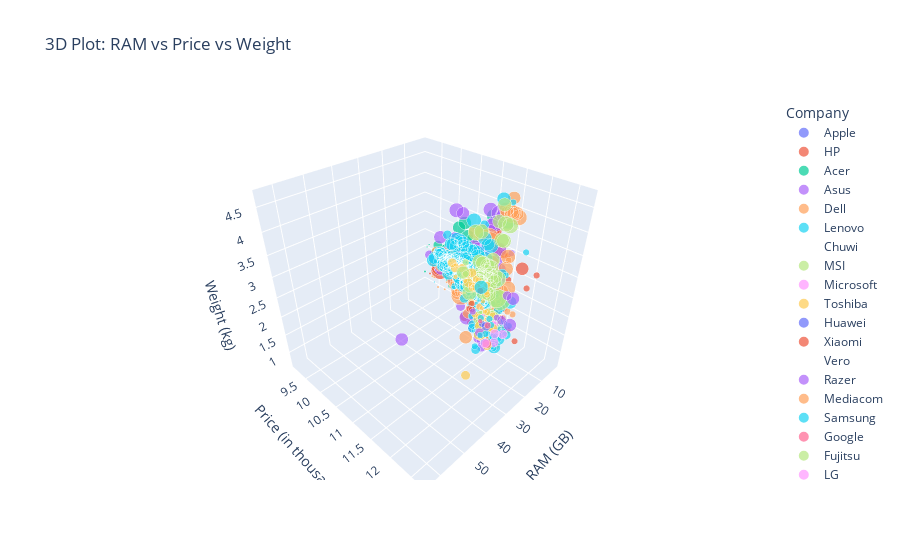

Write notebook code for a chart like this one.
### Code cell
fig = px.scatter_3d(df, x='Ram', y='Price', z='Weight', color='Company', size='Storage',
                    title="3D Plot: RAM vs Price vs Weight",
                    labels={'Ram':'RAM (GB)', 'Price':'Price (in thousands)', 'Weight':'Weight (kg)'})
fig.show()

### Figure 1 — Plotly figure (JSON) as saved in the notebook; plotly's stock layout.template omitted (floating-point values rounded to 4 significant figures; data arrays with more than 128 entries replaced by an {"elided": "..."} marker saying what was removed)
{"data": [{"hovertemplate": "Company=Apple<br>RAM (GB)=%{x}<br>Price (in thousands)=%{y}<br>Weight (kg)=%{z}<br>Storage=%{marker.size}<extra></extra>", "legendgroup": "Apple", "marker": {"color": "#636efa", "size": [128, 0, 512, 256, 0, 0, 256, 256, 256, 512, 0, 0, 256, 512, 512, 512, 0, 0, 0, 0, 0], "sizemode": "area", "sizeref": 6.28, "symbol": "circle"}, "mode": "markers", "name": "Apple", "scene": "scene", "showlegend": true, "type": "scatter3d", "x": [8, 8, 16, 8, 16, 8, 16, 8, 8, 16, 8, 8, 8, 8, 8, 8, 8, 8, 8, 8, 4], "y": [11.18, 10.78, 11.81, 11.47, 11.64, 11.03, 11.78, 11.12, 11.3, 11.93, 10.98, 10.88, 11.23, 11.3, 11.6, 11.56, 11.04, 11.15, 11.03, 11.13, 10.84], "z": [1.37, 1.34, 1.83, 1.37, 2.04, 1.34, 1.83, 0.92, 1.37, 1.83, 1.35, 1.35, 1.37, 0.92, 1.37, 1.37, 0.92, 0.92, 0.92, 0.92, 1.08]}, {"hovertemplate": "Company=HP<br>RAM (GB)=%{x}<br>Price (in thousands)=%{y}<br>Weight (kg)=%{z}<br>Storage=%{marker.size}<extra></extra>", "legendgroup": "HP", "marker": {"color": "#EF553B", "size": {"elided": "268 int values"}, "sizemode": "area", "sizeref": 6.28, "symbol": "circle"}, "mode": "markers", "name": "HP", "scene": "scene", "showlegend": true, "type": "scatter3d", "x": {"elided": "268 int values"}, "y": {"elided": "268 float values"}, "z": {"elided": "268 float values"}}, {"hovertemplate": "Company=Acer<br>RAM (GB)=%{x}<br>Price (in thousands)=%{y}<br>Weight (kg)=%{z}<br>Storage=%{marker.size}<extra></extra>", "legendgroup": "Acer", "marker": {"color": "#00cc96", "size": [500, 256, 1000, 256, 256, 1000, 1000, 1000, 1000, 1000, 256, 1000, 256, 256, 256, 1000, 1000, 256, 1000, 1000, 256, 128, 256, 1000, 1000, 256, 256, 1000, 256, 256, 1000, 256, 1000, 16, 256, 256, 0, 256, 1000, 128, 1000, 1000, 256, 256, 500, 1000, 128, 500, 1000, 1000, 500, 1000, 0, 0, 0, 0, 500, 256, 1000, 128, 256, 0, 0, 256, 1128, 500, 500, 0, 256, 128, 1000, 128, 1256, 0, 128, 256, 0, 0, 1000, 500, 0, 0, 1128, 500, 1128, 1000, 1000, 500, 1256, 16, 1000, 500, 256, 1256, 1000, 1000, 32, 1000, 256, 500, 500], "sizemode": "area", "sizeref": 6.28, "symbol": "circle"}, "mode": "markers", "name": "Acer", "scene": "scene", "showlegend": true, "type": "scatter3d", "x": [4, 8, 4, 4, 8, 4, 8, 4, 4, 8, 8, 6, 4, 8, 4, 4, 4, 4, 4, 4, 8, 4, 8, 8, 8, 8, 8, 4, 8, 4, 8, 8, 12, 2, 8, 8, 4, 8, 6, 4, 8, 12, 8, 8, 4, 4, 4, 4, 8, 4, 4, 8, 4, 4, 4, 4, 4, 8, 8, 4, 16, 4, 4, 8, 16, 4, 4, 2, 4, 4, 4, 4, 16, 4, 8, 8, 4, 4, 4, 4, 4, 4, 12, 4, 8, 6, 8, 4, 8, 4, 4, 4, 4, 16, 4, 8, 2, 4, 8, 4, 4], "y": [9.967, 10.62, 9.881, 10.5, 10.71, 9.926, 9.939, 10.25, 9.954, 10.51, 10.72, 10.15, 10.09, 10.76, 10.32, 10.46, 10.08, 10.67, 9.828, 9.871, 10.73, 10.08, 10.87, 10.58, 10.63, 10.7, 10.51, 9.942, 10.72, 10.53, 10.59, 10.83, 10.47, 9.269, 10.86, 10.13, 10.16, 10.47, 10.28, 10.03, 10.72, 10.52, 10.75, 10.65, 10.07, 10.27, 10.05, 10.13, 10.34, 10.39, 10.44, 10.66, 9.831, 9.772, 9.831, 9.913, 10.08, 10.8, 10.54, 9.997, 11.14, 9.902, 9.57, 10.88, 11.54, 10.3, 9.994, 9.775, 10.37, 10.46, 9.673, 10.43, 11.72, 9.848, 10.4, 10.78, 9.669, 9.859, 10.19, 10.4, 9.831, 9.939, 10.89, 9.916, 11.11, 9.989, 10.08, 9.934, 10.66, 9.318, 10.4, 9.784, 10.51, 11.84, 9.581, 10.42, 9.135, 10.37, 11.02, 9.867, 9.642], "z": [2.1, 1.6, 2.1, 2.2, 2.2, 2.4, 2.1, 2.2, 2.1, 2.2, 1.5, 2.1, 2.1, 1.6, 2.2, 3, 2.1, 3, 2.1, 2.1, 3, 2.1, 1.12, 2.23, 2.4, 2.2, 1.6, 2.1, 2.5, 3, 2.2, 3, 2.15, 2.19, 2.5, 2.23, 1.4, 2.2, 2.23, 2.1, 2.4, 2.2, 2.5, 1.6, 2.4, 2.23, 1.4, 2.2, 2.2, 2.2, 2.2, 2.4, 1.25, 1.6, 1.6, 1.25, 2.4, 1.8, 2.4, 2.1, 2.5, 1.45, 1.4, 1.6, 4.2, 2.4, 2.4, 1.68, 2.1, 1.6, 2.1, 1.8, 4.2, 1.35, 1.5, 1.56, 1.25, 2.2, 2.4, 2.23, 1.68, 1.25, 2.4, 2.4, 2.7, 2.1, 2.4, 2.4, 2.4, 2.2, 2.23, 2.1, 2.23, 4.2, 2.1, 3.3, 1.3, 3.3, 1.2, 2.4, 2.4]}, {"hovertemplate": "Company=Asus<br>RAM (GB)=%{x}<br>Price (in thousands)=%{y}<br>Weight (kg)=%{z}<br>Storage=%{marker.size}<extra></extra>", "legendgroup": "Asus", "marker": {"color": "#ab63fa", "size": {"elided": "151 int values"}, "sizemode": "area", "sizeref": 6.28, "symbol": "circle"}, "mode": "markers", "name": "Asus", "scene": "scene", "showlegend": true, "type": "scatter3d", "x": {"elided": "151 int values"}, "y": {"elided": "151 float values"}, "z": {"elided": "151 float values"}}, {"hovertemplate": "Company=Dell<br>RAM (GB)=%{x}<br>Price (in thousands)=%{y}<br>Weight (kg)=%{z}<br>Storage=%{marker.size}<extra></extra>", "legendgroup": "Dell", "marker": {"color": "#FFA15A", "size": {"elided": "291 int values"}, "sizemode": "area", "sizeref": 6.28, "symbol": "circle"}, "mode": "markers", "name": "Dell", "scene": "scene", "showlegend": true, "type": "scatter3d", "x": {"elided": "291 int values"}, "y": {"elided": "291 float values"}, "z": {"elided": "291 float values"}}, {"hovertemplate": "Company=Lenovo<br>RAM (GB)=%{x}<br>Price (in thousands)=%{y}<br>Weight (kg)=%{z}<br>Storage=%{marker.size}<extra></extra>", "legendgroup": "Lenovo", "marker": {"color": "#19d3f3", "size": {"elided": "289 int values"}, "sizemode": "area", "sizeref": 6.28, "symbol": "circle"}, "mode": "markers", "name": "Lenovo", "scene": "scene", "showlegend": true, "type": "scatter3d", "x": {"elided": "289 int values"}, "y": {"elided": "289 float values"}, "z": {"elided": "289 float values"}}, {"hovertemplate": "Company=Chuwi<br>RAM (GB)=%{x}<br>Price (in thousands)=%{y}<br>Weight (kg)=%{z}<br>Storage=%{marker.size}<extra></extra>", "legendgroup": "Chuwi", "marker": {"color": "#FF6692", "size": [0, 0, 0], "sizemode": "area", "sizeref": 6.28, "symbol": "circle"}, "mode": "markers", "name": "Chuwi", "scene": "scene", "showlegend": true, "type": "scatter3d", "x": [4, 6, 4], "y": [9.477, 10.08, 9.493], "z": [1.89, 1.4, 1.89]}, {"hovertemplate": "Company=MSI<br>RAM (GB)=%{x}<br>Price (in thousands)=%{y}<br>Weight (kg)=%{z}<br>Storage=%{marker.size}<extra></extra>", "legendgroup": "MSI", "marker": {"color": "#B6E880", "size": [2256, 1128, 1256, 2256, 1256, 1256, 1256, 1512, 1512, 1256, 1256, 1128, 256, 1256, 256, 1512, 1128, 1128, 2256, 1256, 1128, 1128, 1256, 256, 1128, 1256, 1256, 1128, 1512, 256, 2512, 1256, 1128, 1128, 1128, 1256, 1256, 1256, 1256, 256, 1128, 1256, 1128, 1256, 1256, 1000, 1128, 1256, 1256, 1128, 1128, 1256, 1128, 1128], "sizemode": "area", "sizeref": 6.28, "symbol": "circle"}, "mode": "markers", "name": "MSI", "scene": "scene", "showlegend": true, "type": "scatter3d", "x": [16, 8, 16, 16, 16, 16, 16, 32, 16, 16, 8, 8, 8, 16, 8, 16, 16, 16, 16, 16, 8, 8, 16, 8, 8, 16, 16, 8, 16, 8, 16, 16, 8, 8, 8, 16, 16, 16, 16, 8, 8, 16, 8, 16, 16, 8, 16, 16, 16, 8, 8, 16, 8, 8], "y": [11.78, 10.97, 11.14, 11.69, 11.59, 11.52, 11.47, 11.91, 11.8, 11.62, 11.06, 11.23, 11.18, 11.69, 10.91, 11.89, 11.74, 11.67, 11.72, 11.7, 11.06, 11.28, 11.14, 10.88, 11.18, 11.62, 11.52, 10.97, 11.77, 11.06, 11.86, 11.35, 11.0, 11.06, 11.06, 11.32, 11.48, 11.54, 11.8, 11.35, 11.3, 11.76, 11.02, 11.28, 11.45, 10.71, 11.65, 11.6, 11.55, 11.27, 11.02, 11.35, 11.04, 11.09], "z": [2.43, 2.7, 2.2, 1.8, 2.9, 2.8, 2.4, 4.4, 4.14, 2.8, 2.7, 2.7, 2.7, 2.8, 2.2, 4.14, 4.5, 4.14, 1.8, 2.94, 2.2, 2.7, 2.4, 2.2, 2.7, 1.8, 1.6, 2.2, 2.9, 2.4, 2.43, 2.7, 2.2, 2.2, 2.7, 3.78, 2.94, 1.8, 3.78, 2.6, 2.9, 3.78, 2.4, 2.7, 1.7, 2.2, 1.91, 2.43, 2.43, 2.2, 2.2, 2.7, 2.3, 2.4]}, {"hovertemplate": "Company=Microsoft<br>RAM (GB)=%{x}<br>Price (in thousands)=%{y}<br>Weight (kg)=%{z}<br>Storage=%{marker.size}<extra></extra>", "legendgroup": "Microsoft", "marker": {"color": "#FF97FF", "size": [128, 256, 512, 128, 256, 256], "sizemode": "area", "sizeref": 6.28, "symbol": "circle"}, "mode": "markers", "name": "Microsoft", "scene": "scene", "showlegend": true, "type": "scatter3d", "x": [4, 8, 16, 4, 8, 8], "y": [10.97, 11.18, 11.83, 10.87, 11.47, 11.51], "z": [1.252, 1.252, 1.25, 1.252, 1.25, 1.252]}, {"hovertemplate": "Company=Toshiba<br>RAM (GB)=%{x}<br>Price (in thousands)=%{y}<br>Weight (kg)=%{z}<br>Storage=%{marker.size}<extra></extra>", "legendgroup": "Toshiba", "marker": {"color": "#FECB52", "size": [500, 500, 500, 128, 256, 500, 256, 256, 512, 512, 256, 512, 500, 512, 256, 256, 500, 128, 256, 256, 512, 256, 128, 512, 500, 128, 128, 500, 128, 256, 256, 256, 256, 128, 256, 256, 256, 512, 256, 128, 500, 128, 256, 256, 256, 256, 256, 512], "sizemode": "area", "sizeref": 6.28, "symbol": "circle"}, "mode": "markers", "name": "Toshiba", "scene": "scene", "showlegend": true, "type": "scatter3d", "x": [4, 4, 4, 8, 8, 8, 8, 8, 16, 16, 8, 32, 8, 16, 8, 8, 8, 4, 8, 8, 16, 8, 4, 16, 4, 4, 4, 4, 4, 8, 8, 8, 16, 4, 8, 8, 8, 8, 8, 4, 4, 4, 8, 8, 8, 8, 16, 16], "y": [10.38, 10.08, 10.17, 10.65, 11.19, 10.68, 10.93, 10.82, 11.22, 11.44, 11.4, 11.91, 10.73, 11.51, 11.22, 11.08, 10.95, 10.19, 11.11, 10.86, 11.51, 11.31, 10.9, 11.45, 10.63, 10.97, 10.19, 10.48, 11.13, 10.97, 11.21, 11.27, 11.56, 10.98, 11.0, 11.26, 11.31, 11.47, 11.05, 11.06, 10.79, 11.06, 11.07, 11.28, 11.35, 11.43, 11.24, 11.68], "z": [2.1, 2.1, 2, 2, 1.2, 2.2, 2.2, 2, 2.4, 1.2, 1.05, 1.05, 2, 1.24, 2.2, 1.2, 2, 2.1, 2, 1.5, 1.36, 1.25, 1.75, 1.47, 2.1, 1.25, 1.75, 2, 1.05, 1.2, 2, 1.05, 2.4, 1.47, 2.2, 1.2, 1.2, 1.1, 1.95, 1.2, 1.75, 1.2, 1.5, 1.47, 1.2, 1.47, 2.4, 1.05]}, {"hovertemplate": "Company=Huawei<br>RAM (GB)=%{x}<br>Price (in thousands)=%{y}<br>Weight (kg)=%{z}<br>Storage=%{marker.size}<extra></extra>", "legendgroup": "Huawei", "marker": {"color": "#636efa", "size": [256, 512], "sizemode": "area", "sizeref": 6.28, "symbol": "circle"}, "mode": "markers", "name": "Huawei", "scene": "scene", "showlegend": true, "type": "scatter3d", "x": [8, 8], "y": [11.18, 11.29], "z": [1.05, 1.05]}, {"hovertemplate": "Company=Xiaomi<br>RAM (GB)=%{x}<br>Price (in thousands)=%{y}<br>Weight (kg)=%{z}<br>Storage=%{marker.size}<extra></extra>", "legendgroup": "Xiaomi", "marker": {"color": "#EF553B", "size": [256, 256, 256, 256], "sizemode": "area", "sizeref": 6.28, "symbol": "circle"}, "mode": "markers", "name": "Xiaomi", "scene": "scene", "showlegend": true, "type": "scatter3d", "x": [8, 8, 16, 8], "y": [11.06, 10.88, 11.22, 10.82], "z": [1.95, 1.3, 1.95, 1.28]}, {"hovertemplate": "Company=Vero<br>RAM (GB)=%{x}<br>Price (in thousands)=%{y}<br>Weight (kg)=%{z}<br>Storage=%{marker.size}<extra></extra>", "legendgroup": "Vero", "marker": {"color": "#00cc96", "size": [0, 0, 0, 0], "sizemode": "area", "sizeref": 6.28, "symbol": "circle"}, "mode": "markers", "name": "Vero", "scene": "scene", "showlegend": true, "type": "scatter3d", "x": [4, 4, 2, 4], "y": [9.536, 9.288, 9.326, 9.254], "z": [1.3, 1.22, 1.45, 1.35]}, {"hovertemplate": "Company=Razer<br>RAM (GB)=%{x}<br>Price (in thousands)=%{y}<br>Weight (kg)=%{z}<br>Storage=%{marker.size}<extra></extra>", "legendgroup": "Razer", "marker": {"color": "#ab63fa", "size": [1000, 256, 512, 512, 512, 256, 1000], "sizemode": "area", "sizeref": 6.28, "symbol": "circle"}, "mode": "markers", "name": "Razer", "scene": "scene", "showlegend": true, "type": "scatter3d", "x": [32, 16, 16, 16, 32, 8, 16], "y": [12.69, 11.84, 11.95, 11.47, 12.59, 10.91, 12.14], "z": [3.49, 1.95, 1.95, 1.29, 3.49, 1.25, 1.95]}, {"hovertemplate": "Company=Mediacom<br>RAM (GB)=%{x}<br>Price (in thousands)=%{y}<br>Weight (kg)=%{z}<br>Storage=%{marker.size}<extra></extra>", "legendgroup": "Mediacom", "marker": {"color": "#FFA15A", "size": [32, 32, 0, 32, 32, 0, 32], "sizemode": "area", "sizeref": 6.28, "symbol": "circle"}, "mode": "markers", "name": "Mediacom", "scene": "scene", "showlegend": true, "type": "scatter3d", "x": [4, 4, 4, 4, 4, 2, 4], "y": [9.676, 9.886, 9.517, 9.493, 9.939, 9.452, 9.555], "z": [1.16, 1.2, 1.35, 1.4, 1.45, 1.4, 1.4]}, {"hovertemplate": "Company=Samsung<br>RAM (GB)=%{x}<br>Price (in thousands)=%{y}<br>Weight (kg)=%{z}<br>Storage=%{marker.size}<extra></extra>", "legendgroup": "Samsung", "marker": {"color": "#19d3f3", "size": [0, 1128, 256, 256, 256, 256, 256, 256], "sizemode": "area", "sizeref": 6.28, "symbol": "circle"}, "mode": "markers", "name": "Samsung", "scene": "scene", "showlegend": true, "type": "scatter3d", "x": [4, 16, 16, 8, 16, 8, 16, 8], "y": [9.57, 11.41, 11.38, 11.35, 11.47, 11.29, 11.5, 11.41], "z": [1.15, 2.5, 0.81, 1.31, 1.71, 0.81, 1.23, 1.17]}, {"hovertemplate": "Company=Google<br>RAM (GB)=%{x}<br>Price (in thousands)=%{y}<br>Weight (kg)=%{z}<br>Storage=%{marker.size}<extra></extra>", "legendgroup": "Google", "marker": {"color": "#FF6692", "size": [512, 128, 256], "sizemode": "area", "sizeref": 6.28, "symbol": "circle"}, "mode": "markers", "name": "Google", "scene": "scene", "showlegend": true, "type": "scatter3d", "x": [16, 8, 8], "y": [11.67, 11.13, 11.33], "z": [1.1, 1.1, 1.1]}, {"hovertemplate": "Company=Fujitsu<br>RAM (GB)=%{x}<br>Price (in thousands)=%{y}<br>Weight (kg)=%{z}<br>Storage=%{marker.size}<extra></extra>", "legendgroup": "Fujitsu", "marker": {"color": "#B6E880", "size": [1000, 256, 256], "sizemode": "area", "sizeref": 6.28, "symbol": "circle"}, "mode": "markers", "name": "Fujitsu", "scene": "scene", "showlegend": true, "type": "scatter3d", "x": [8, 8, 4], "y": [10.58, 10.66, 10.45], "z": [2.2, 2.2, 2.3]}, {"hovertemplate": "Company=LG<br>RAM (GB)=%{x}<br>Price (in thousands)=%{y}<br>Weight (kg)=%{z}<br>Storage=%{marker.size}<extra></extra>", "legendgroup": "LG", "marker": {"color": "#FF97FF", "size": [512, 512, 512], "sizemode": "area", "sizeref": 6.28, "symbol": "circle"}, "mode": "markers", "name": "LG", "scene": "scene", "showlegend": true, "type": "scatter3d", "x": [8, 16, 8], "y": [11.72, 11.62, 11.52], "z": [1.09, 1.08, 0.98]}], "layout": {"legend": {"itemsizing": "constant", "title": {"text": "Company"}, "tracegroupgap": 0}, "scene": {"domain": {"x": [0, 1], "y": [0, 1]}, "xaxis": {"title": {"text": "RAM (GB)"}}, "yaxis": {"title": {"text": "Price (in thousands)"}}, "zaxis": {"title": {"text": "Weight (kg)"}}}, "title": {"text": "3D Plot: RAM vs Price vs Weight"}}}
